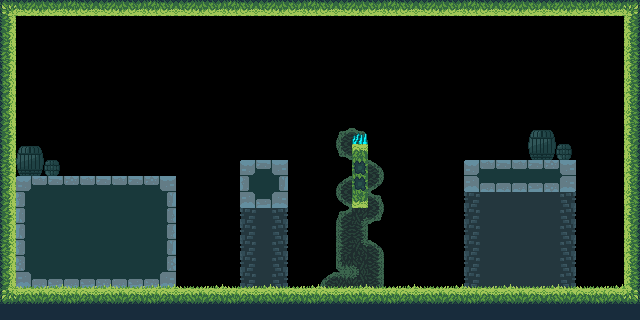

This game map was drawn from its Tiled (.tmx) file and the tilesets committed beside it. A one-line description and the full map source follow:
An orthogonal 40x20 tile map with 16x16 px tiles, 3 tile layers (Background, Ground, Grass) and 11 objects.

<map version="1.10" tiledversion="1.10.2" orientation="orthogonal" renderorder="right-down" width="40" height="20" tilewidth="16" tileheight="16" infinite="0" nextlayerid="7" nextobjectid="17">
 <tileset firstgid="1" name="VeryUglyGrassTiles" tilewidth="16" tileheight="16" tilecount="416" columns="26">
  <image source="../../VeryUglyGrassTiles.png" width="420" height="256" />
 </tileset>
 <layer id="2" name="Background" width="40" height="20">
  <data encoding="csv">
0,0,0,0,0,0,0,0,0,0,0,0,0,0,0,0,0,0,0,0,0,0,0,0,0,0,0,0,0,0,0,0,0,0,0,0,0,0,0,0,
0,0,0,0,0,0,0,0,0,0,0,0,0,0,0,0,0,0,0,0,0,0,0,0,0,0,0,0,0,0,0,0,0,0,0,0,0,0,0,0,
0,0,0,0,0,0,0,0,0,0,0,0,0,0,0,0,0,0,0,0,0,0,0,0,0,0,0,0,0,0,0,0,0,0,0,0,0,0,0,0,
0,0,0,0,0,0,0,0,0,0,0,0,0,0,0,0,0,0,0,0,0,0,0,0,0,0,0,0,0,0,0,0,0,0,0,0,0,0,0,0,
0,0,0,0,0,0,0,0,0,0,0,0,0,0,0,0,0,0,0,0,0,0,0,0,0,0,0,0,0,0,0,0,0,0,0,0,0,0,0,0,
0,0,0,0,0,0,0,0,0,0,0,0,0,0,0,0,0,0,0,0,0,0,0,0,0,0,0,0,0,0,0,0,0,0,0,0,0,0,0,0,
0,0,0,0,0,0,0,0,0,0,0,0,0,0,0,0,0,0,0,0,0,0,0,0,0,0,0,0,0,0,0,0,0,0,0,0,0,0,0,0,
0,0,0,0,0,0,0,0,0,0,0,0,0,0,0,0,0,0,0,0,0,0,0,0,0,0,0,0,0,0,0,0,0,0,0,0,0,0,0,0,
0,0,0,0,0,0,0,0,0,0,0,0,0,0,0,0,0,0,0,0,0,113,114,0,0,0,0,0,0,0,0,0,0,385,386,387,0,0,0,0,
0,385,386,387,0,0,0,0,0,0,0,0,0,0,0,0,0,0,0,0,0,139,0,0,0,0,0,0,0,0,0,0,0,411,412,413,0,0,0,0,
0,411,412,413,0,0,0,0,0,0,0,0,0,0,0,0,0,0,0,0,0,0,0,115,0,0,0,0,0,0,0,0,0,0,0,0,0,0,0,0,
0,0,0,0,0,0,0,0,0,0,0,0,0,0,0,0,0,0,0,0,0,112,0,141,0,0,0,0,0,305,305,305,305,305,305,305,0,0,0,0,
0,0,0,0,0,0,0,0,0,0,0,0,0,0,0,304,305,306,0,0,0,138,0,114,0,0,0,0,0,304,305,305,305,305,305,306,0,0,0,0,
0,0,0,0,0,0,0,0,0,0,0,0,0,0,0,304,305,306,0,0,0,113,245,140,0,0,0,0,0,304,305,305,305,305,305,306,0,0,0,0,
0,0,0,0,0,0,0,0,0,0,0,0,0,0,0,304,305,306,0,0,0,192,194,0,0,0,0,0,0,304,305,305,305,305,305,306,0,0,0,0,
0,0,0,0,0,0,0,0,0,0,0,0,0,0,0,304,305,306,0,0,0,192,271,115,0,0,0,0,0,304,305,305,305,305,305,306,0,0,0,0,
0,0,0,0,0,0,0,0,0,0,0,0,0,0,0,304,305,306,0,0,0,218,246,194,0,0,0,0,0,304,305,305,305,305,305,306,0,0,0,0,
0,0,0,0,0,0,0,0,0,0,0,0,0,0,0,304,305,306,0,0,112,167,272,194,0,0,0,0,0,304,305,305,305,305,305,306,0,0,0,0,
0,0,0,0,0,0,0,0,0,0,0,0,0,0,0,0,0,0,0,0,0,0,0,0,0,0,0,0,0,0,0,0,0,0,0,0,0,0,0,0,
0,0,0,0,0,0,0,0,0,0,0,0,0,0,0,0,0,0,0,0,0,0,0,0,0,0,0,0,0,0,0,0,0,0,0,0,0,0,0,0
</data>
 </layer>
 <layer id="1" name="Ground" width="40" height="20">
  <data encoding="csv">
262,158,159,160,161,162,158,159,160,161,162,158,159,160,161,162,158,159,160,161,162,158,159,160,161,162,158,159,160,161,162,158,159,160,158,159,160,161,162,261,
33,0,0,0,0,0,0,0,0,0,0,0,0,0,0,0,0,0,0,0,0,0,0,0,0,0,0,0,0,0,0,0,0,0,0,0,0,0,0,27,
59,0,0,0,0,0,0,0,0,0,0,0,0,0,0,0,0,0,0,0,0,0,0,0,0,0,0,0,0,0,0,0,0,0,0,0,0,0,0,53,
85,0,0,0,0,0,0,0,0,0,0,0,0,0,0,0,0,0,0,0,0,0,0,0,0,0,0,0,0,0,0,0,0,0,0,0,0,0,0,79,
111,0,0,0,0,0,0,0,0,0,0,0,0,0,0,0,0,0,0,0,0,0,0,0,0,0,0,0,0,0,0,0,0,0,0,0,0,0,0,105,
137,0,0,0,0,0,0,0,0,0,0,0,0,0,0,0,0,0,0,0,0,0,0,0,0,0,0,0,0,0,0,0,0,0,0,0,0,0,0,131,
111,0,0,0,0,0,0,0,0,0,0,0,0,0,0,0,0,0,0,0,0,0,0,0,0,0,0,0,0,0,0,0,0,0,0,0,0,0,0,105,
137,0,0,0,0,0,0,0,0,0,0,0,0,0,0,0,0,0,0,0,0,0,0,0,0,0,0,0,0,0,0,0,0,0,0,0,0,0,0,131,
33,0,0,0,0,0,0,0,0,0,0,0,0,0,0,0,0,0,0,0,0,0,321,0,0,0,0,0,0,0,0,0,0,0,0,0,0,0,0,27,
59,0,0,0,0,0,0,0,0,0,0,0,0,0,0,0,0,0,0,0,0,0,240,0,0,0,0,0,0,0,0,0,0,0,0,0,0,0,0,53,
85,0,0,0,0,0,0,0,0,0,0,0,0,0,0,356,357,358,0,0,0,0,266,0,0,0,0,0,0,356,404,405,404,405,406,358,0,0,0,79,
111,356,404,405,406,404,405,404,405,406,358,0,0,0,0,382,383,384,0,0,0,0,266,0,0,0,0,0,0,408,300,300,300,301,302,410,0,0,0,105,
137,382,383,383,383,383,383,383,383,383,384,0,0,0,0,408,409,410,0,0,0,0,292,0,0,0,0,0,0,0,0,0,0,0,0,0,0,0,0,131,
33,329,383,383,383,383,383,383,383,383,325,0,0,0,0,0,0,0,0,0,0,0,0,0,0,0,0,0,0,0,0,0,0,0,0,0,0,0,0,27,
59,329,383,383,383,383,383,383,383,383,325,0,0,0,0,0,0,0,0,0,0,0,0,0,0,0,0,0,0,0,0,0,0,0,0,0,0,0,0,53,
85,355,383,383,383,383,383,383,383,383,351,0,0,0,0,0,0,0,0,0,0,0,0,0,0,0,0,0,0,0,0,0,0,0,0,0,0,0,0,79,
111,381,383,383,383,383,383,383,383,383,377,0,0,0,0,0,0,0,0,0,0,0,0,0,0,0,0,0,0,0,0,0,0,0,0,0,0,0,0,105,
137,408,300,301,300,301,302,300,301,302,410,0,0,0,0,0,0,0,0,0,0,0,0,0,0,0,0,0,0,0,0,0,0,0,0,0,0,0,0,131,
236,2,3,4,5,6,2,3,4,5,6,2,3,4,5,6,2,3,4,5,6,2,3,4,5,6,2,3,4,5,6,2,3,4,2,3,4,5,6,235,
82,82,82,82,82,82,82,82,82,82,82,82,82,82,82,82,82,82,82,82,82,82,82,82,82,82,82,82,82,82,82,82,82,82,82,82,82,82,82,82
</data>
 </layer>
 <objectgroup id="3" name="Ground">
  <object id="5" x="0" y="288" width="608" height="32" />
  <object id="6" x="608" y="288" width="32" height="32" />
  <object id="7" x="624" y="0" width="16" height="288" />
  <object id="8" x="0" y="0" width="480" height="16" />
  <object id="9" x="480" y="0" width="144" height="16" />
  <object id="10" x="0" y="16" width="16" height="272" />
  <object id="11" x="16" y="176" width="160" height="112" />
  <object id="14" x="352" y="144" width="16" height="64" />
  <object id="15" x="240" y="160" width="48" height="48" />
  <object id="16" x="464" y="160" width="112" height="32" />
 </objectgroup>
 <objectgroup id="4" name="Spikes">
  <object id="13" x="352" y="132.875" width="16" height="11.125" />
 </objectgroup>
 <layer id="6" name="Grass" width="40" height="20">
  <data encoding="csv">
0,0,0,0,0,0,0,0,0,0,0,0,0,0,0,0,0,0,0,0,0,0,0,0,0,0,0,0,0,0,0,0,0,0,0,0,0,0,0,0,
0,0,0,0,0,0,0,0,0,0,0,0,0,0,0,0,0,0,0,0,0,0,0,0,0,0,0,0,0,0,0,0,0,0,0,0,0,0,0,0,
0,0,0,0,0,0,0,0,0,0,0,0,0,0,0,0,0,0,0,0,0,0,0,0,0,0,0,0,0,0,0,0,0,0,0,0,0,0,0,0,
0,0,0,0,0,0,0,0,0,0,0,0,0,0,0,0,0,0,0,0,0,0,0,0,0,0,0,0,0,0,0,0,0,0,0,0,0,0,0,0,
0,0,0,0,0,0,0,0,0,0,0,0,0,0,0,0,0,0,0,0,0,0,0,0,0,0,0,0,0,0,0,0,0,0,0,0,0,0,0,0,
0,0,0,0,0,0,0,0,0,0,0,0,0,0,0,0,0,0,0,0,0,0,0,0,0,0,0,0,0,0,0,0,0,0,0,0,0,0,0,0,
0,0,0,0,0,0,0,0,0,0,0,0,0,0,0,0,0,0,0,0,0,0,0,0,0,0,0,0,0,0,0,0,0,0,0,0,0,0,0,0,
0,0,0,0,0,0,0,0,0,0,0,0,0,0,0,0,0,0,0,0,0,0,0,0,0,0,0,0,0,0,0,0,0,0,0,0,0,0,0,0,
0,0,0,0,0,0,0,0,0,0,0,0,0,0,0,0,0,0,0,0,0,0,0,0,0,0,0,0,0,0,0,0,0,0,0,0,0,0,0,0,
0,0,0,0,0,0,0,0,0,0,0,0,0,0,0,0,0,0,0,0,0,0,0,0,0,0,0,0,0,0,0,0,0,0,0,0,0,0,0,0,
0,0,0,0,0,0,0,0,0,0,0,0,0,0,0,0,0,0,0,0,0,0,0,0,0,0,0,0,0,0,0,0,0,0,0,0,0,0,0,0,
0,0,0,0,0,0,0,0,0,0,0,0,0,0,0,0,0,0,0,0,0,0,0,0,0,0,0,0,0,0,0,0,0,0,0,0,0,0,0,0,
0,0,0,0,0,0,0,0,0,0,0,0,0,0,0,0,0,0,0,0,0,0,0,0,0,0,0,0,0,0,0,0,0,0,0,0,0,0,0,0,
0,0,0,0,0,0,0,0,0,0,0,0,0,0,0,0,0,0,0,0,0,0,0,0,0,0,0,0,0,0,0,0,0,0,0,0,0,0,0,0,
0,0,0,0,0,0,0,0,0,0,0,0,0,0,0,0,0,0,0,0,0,0,0,0,0,0,0,0,0,0,0,0,0,0,0,0,0,0,0,0,
0,0,0,0,0,0,0,0,0,0,0,0,0,0,0,0,0,0,0,0,0,0,0,0,0,0,0,0,0,0,0,0,0,0,0,0,0,0,0,0,
0,0,0,0,0,0,0,0,0,0,0,0,0,0,0,0,0,0,0,0,0,0,0,0,0,0,0,0,0,0,0,0,0,0,0,0,0,0,0,0,
0,317,318,319,317,318,319,317,318,319,319,317,318,319,317,318,319,317,318,319,317,318,319,317,318,319,317,318,319,317,318,319,317,318,319,317,317,318,319,0,
0,0,0,0,0,0,0,0,0,0,0,0,0,0,0,0,0,0,0,0,0,0,0,0,0,0,0,0,0,0,0,0,0,0,0,0,0,0,0,0,
0,0,0,0,0,0,0,0,0,0,0,0,0,0,0,0,0,0,0,0,0,0,0,0,0,0,0,0,0,0,0,0,0,0,0,0,0,0,0,0
</data>
 </layer>
 <objectgroup id="5" name="Platform" />
</map>
